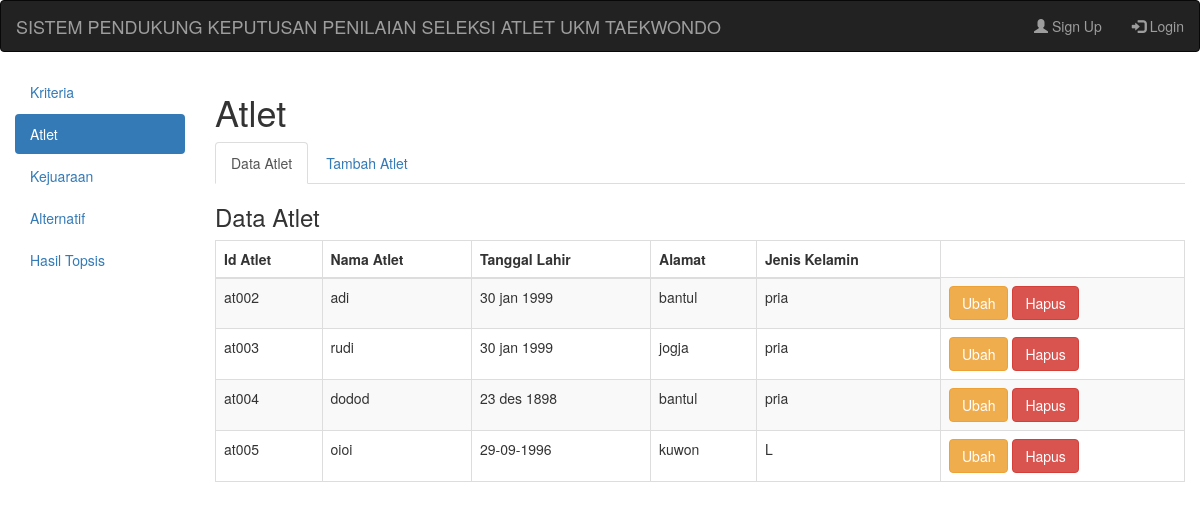
The page /?a=atlet&k=atlet on the database its author committed.
### tables this page shows
CREATE TABLE `atlet` (
  `id_atlet` varchar(5) NOT NULL,
  `nama_atlet` varchar(50) NOT NULL,
  `tgl_lahir` varchar(50) NOT NULL,
  `alamat` varchar(50) NOT NULL,
  `jenis_kelamin` varchar(20) NOT NULL
);

### dataatlet.php (the view)
<div class="box-header">
    <h3 class="box-title">Data Atlet</h3>
</div>
<div class="table-responsive">
<table class="table table-bordered table-striped">
<thead>
<tr>
<th>Id Atlet</th>
<th>Nama Atlet</th>
<th>Tanggal Lahir</th>
<th>Alamat</th>
<th>Jenis Kelamin</th>
</tr>
</thead>
<tbody>
<?php
include ("koneksi.php");
$s=mysqli_query($kon, "select * from atlet order by id_atlet ASC");
while($d=mysqli_fetch_assoc($s)){
?>
<tr>
<td><?php echo $d['id_atlet']; ?></td>
<td><?php echo $d['nama_atlet']; ?></td>
<td><?php echo $d['tgl_lahir']; ?></td>
<td><?php echo $d['alamat']; ?></td>
<td><?php echo $d['jenis_kelamin']; ?></td>
<td>
<a href="?a=atlet&k=ubahk&id=<?php echo $d['id_atlet']; ?>" class="btn btn-warning">Ubah</a>
<a href="hapusatlet.php?id=<?php echo $d['id_atlet']; ?>" class="btn btn-danger">Hapus</a>
</td>
</tr>
<?php
}
?>
</tbody>
</table>
</div>

### index.php (shortened to what this page needs)
<!DOCTYPE html>
<html lang="en">
<head>
  <link rel="stylesheet" href="css/bootstrap.min.css">
</head>
<body>
<nav class="navbar navbar-inverse">
  <div class="container-fluid">
    <div class="navbar-header">
      <a class="navbar-brand" href="#">SISTEM PENDUKUNG KEPUTUSAN PENILAIAN SELEKSI ATLET UKM TAEKWONDO </a>
    </div>
    <ul class="nav navbar-nav navbar-right">
      <li><a href="#"><span class="glyphicon glyphicon-user"></span> Sign Up</a></li>
      <li><a href="#"><span class="glyphicon glyphicon-log-in"></span> Login</a></li>
    </ul>
  </div>
</nav>
 <?php
if(@$_GET['a']=='kriteria'){
	$active1='class="active"';
	$active2='';
	$active3='';
	$active4='';
	$active5='';
}else if(@$_GET['a']=='atlet'){
	$active1='';
	$active2='class="active"';
	$active3='';
	$active4='';
	$active5='';
}else if(@$_GET['a']=='kejuaraan'){
	$active1='';
	$active2='';
	$active3='class="active"';
	$active4='';
	$active5='';
}else if(@$_GET['a']=='nilaialternatif'){
	$active1='';
	$active2='';
	$active3='';
	$active4='class="active"';
	$active5='';
}else if(@$_GET['a']=='hasiltopsis'){
	$active1='';
	$active2='';
	$active3='';
	$active4='';
	$active5='class="active"';
}else{
	$active1='';
	$active2='';
	$active3='';
	$active4='';
	$active5='';
}
?>
<div class="col-sm-2">
<ul class="nav nav-pills nav-stacked">
  <li <?php echo $active1 ?>><a href="?a=kriteria&k=kriteria" >Kriteria</a></li>
  <li <?php echo $active2 ?>><a href="?a=atlet&k=atlet" >Atlet</a></li>
  <li <?php echo $active3 ?>><a href="?a=kejuaraan&k=kejuaraan" >Kejuaraan</a></li>
  <li <?php echo $active4 ?>><a href="?a=nilaialternatif" >Alternatif</a></li>
  <li <?php echo $active5 ?>><a href="?a=hasiltopsis&k=nilai_matriks">Hasil Topsis</a></li>
</ul>
</div>
  <div class="col-sm-10">
 <?php
 if(@$_GET['a']=='kriteria'){
	include ("kriteria.php");
 }else if(@$_GET['a']=='atlet'){
	include ("atlet.php");
 }else if(@$_GET['a']=='kejuaraan'){
	include ("kejuaraan.php");
 }else if(@$_GET['a']=='nilaialternatif'){
	include ("nilaialternatif.php");
 }else if(@$_GET['a']=='hasiltopsis'){
	include ("hasiltopsis.php");
 }
 ?>
</div>
</body>
</html>

### atlet.php
<h1>Atlet</h1>
<ul class="nav nav-tabs">
  <?php
  if($_GET['k']=='atlet'){
	$act1='class="active"';
	$act2='';
  }else if($_GET['k']=='tambah'){
	$act1='';
	$act2='class="active"';
  }else{
	$act1='';
	$act2='';
  }
  ?>
  <li <?php echo $act1; ?> ><a href="index.php?a=atlet&k=atlet">Data Atlet</a></li>
  <li <?php echo $act2; ?>><a href="index.php?a=atlet&k=tambah">Tambah Atlet</a></li>
</ul>
<?php
if(@$_GET['a']=='atlet' and @$_GET['k']=='atlet'){
	include ("dataatlet.php");
 }else if(@$_GET['k']=='tambah'){
	include ("tambahatlet.php");
 }else if(@$_GET['k']=='ubahk'){
	include ("ubahatlet.php");
 }
 ?>

### rows shown on the page
atlet: id_atlet "at002", nama_atlet "adi", tgl_lahir "30 jan 1999", alamat "bantul", jenis_kelamin "pria"
atlet: id_atlet "at003", nama_atlet "rudi", tgl_lahir "30 jan 1999", alamat "jogja", jenis_kelamin "pria"
atlet: id_atlet "at004", nama_atlet "dodod", tgl_lahir "23 des 1898", alamat "bantul", jenis_kelamin "pria"
atlet: id_atlet "at005", nama_atlet "oioi", tgl_lahir "29-09-1996", alamat "kuwon", jenis_kelamin "L"
